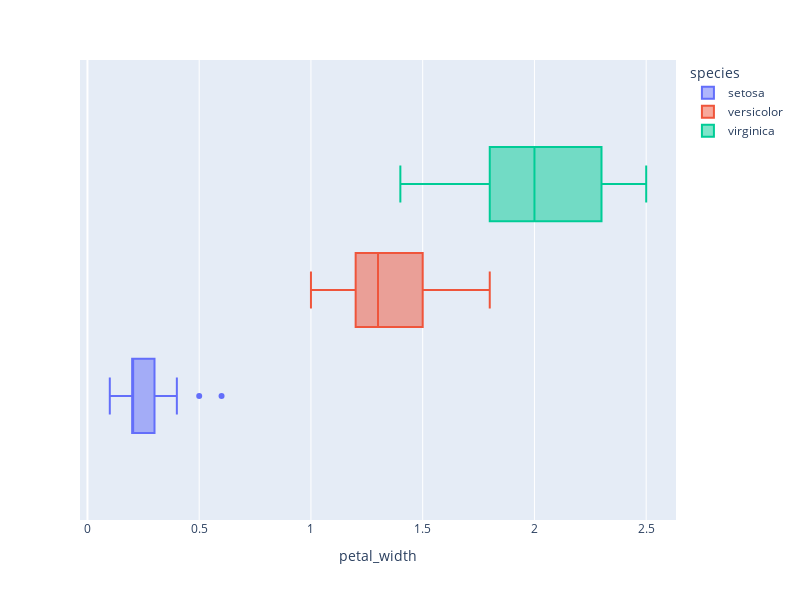

Notebook code for this chart:
### Code cell
fig = px.box(df, x="petal_width", color="species",width=800,height=600)
fig.show()

### Figure 1 — Plotly figure (JSON) as saved in the notebook; plotly's stock layout.template omitted (floating-point values rounded to 4 significant figures)
{"data": [{"alignmentgroup": "True", "hovertemplate": "species=setosa<br>petal_width=%{x}<extra></extra>", "legendgroup": "setosa", "marker": {"color": "#636efa"}, "name": "setosa", "notched": false, "offsetgroup": "setosa", "orientation": "h", "showlegend": true, "type": "box", "x": [0.2, 0.2, 0.2, 0.2, 0.2, 0.4, 0.3, 0.2, 0.2, 0.1, 0.2, 0.2, 0.1, 0.1, 0.2, 0.4, 0.4, 0.3, 0.3, 0.3, 0.2, 0.4, 0.2, 0.5, 0.2, 0.2, 0.4, 0.2, 0.2, 0.2, 0.2, 0.4, 0.1, 0.2, 0.1, 0.2, 0.2, 0.1, 0.2, 0.2, 0.3, 0.3, 0.2, 0.6, 0.4, 0.3, 0.2, 0.2, 0.2, 0.2], "x0": " ", "xaxis": "x", "y0": " ", "yaxis": "y"}, {"alignmentgroup": "True", "hovertemplate": "species=versicolor<br>petal_width=%{x}<extra></extra>", "legendgroup": "versicolor", "marker": {"color": "#EF553B"}, "name": "versicolor", "notched": false, "offsetgroup": "versicolor", "orientation": "h", "showlegend": true, "type": "box", "x": [1.4, 1.5, 1.5, 1.3, 1.5, 1.3, 1.6, 1, 1.3, 1.4, 1, 1.5, 1, 1.4, 1.3, 1.4, 1.5, 1, 1.5, 1.1, 1.8, 1.3, 1.5, 1.2, 1.3, 1.4, 1.4, 1.7, 1.5, 1, 1.1, 1, 1.2, 1.6, 1.5, 1.6, 1.5, 1.3, 1.3, 1.3, 1.2, 1.4, 1.2, 1, 1.3, 1.2, 1.3, 1.3, 1.1, 1.3], "x0": " ", "xaxis": "x", "y0": " ", "yaxis": "y"}, {"alignmentgroup": "True", "hovertemplate": "species=virginica<br>petal_width=%{x}<extra></extra>", "legendgroup": "virginica", "marker": {"color": "#00cc96"}, "name": "virginica", "notched": false, "offsetgroup": "virginica", "orientation": "h", "showlegend": true, "type": "box", "x": [2.5, 1.9, 2.1, 1.8, 2.2, 2.1, 1.7, 1.8, 1.8, 2.5, 2, 1.9, 2.1, 2, 2.4, 2.3, 1.8, 2.2, 2.3, 1.5, 2.3, 2, 2, 1.8, 2.1, 1.8, 1.8, 1.8, 2.1, 1.6, 1.9, 2, 2.2, 1.5, 1.4, 2.3, 2.4, 1.8, 1.8, 2.1, 2.4, 2.3, 1.9, 2.3, 2.5, 2.3, 1.9, 2, 2.3, 1.8], "x0": " ", "xaxis": "x", "y0": " ", "yaxis": "y"}], "layout": {"boxmode": "group", "height": 600, "legend": {"title": {"text": "species"}, "tracegroupgap": 0}, "margin": {"t": 60}, "width": 800, "xaxis": {"anchor": "y", "domain": [0, 1], "title": {"text": "petal_width"}}, "yaxis": {"anchor": "x", "domain": [0, 1]}}}
